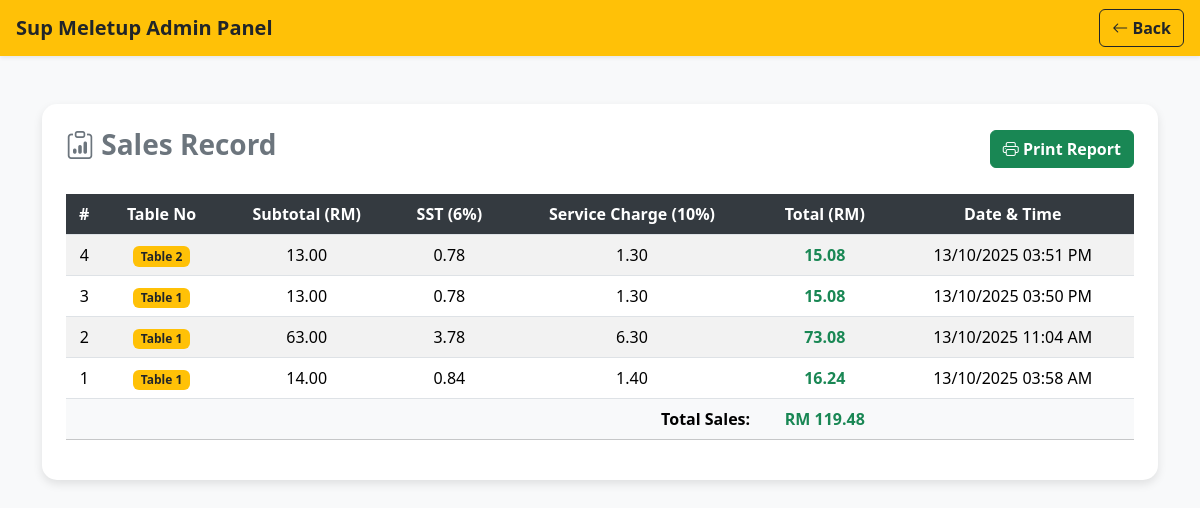
Screenshot of /admin/sales_record.php with the database file from the repository.
### tables this page shows
CREATE TABLE `table_record` (
  `record_id` int(11) NOT NULL,
  `table_no` varchar(50) NOT NULL,
  `items` longtext NOT NULL,
  `subtotal` decimal(10,2) NOT NULL,
  `sst` decimal(10,2) NOT NULL,
  `service_charge` decimal(10,2) NOT NULL,
  `total` decimal(10,2) NOT NULL,
  `payment_time` datetime DEFAULT current_timestamp()
);

### admin/sales_record.php (the view, shortened to what this page needs)
<?php
include '../database/db_connect.php';
$result = $conn->query("
    SELECT * FROM table_record
    ORDER BY payment_time DESC
");
?>
<!DOCTYPE html>
<html lang="en">
<head>
    <link href="https://cdn.jsdelivr.net/npm/bootstrap@5.3.3/dist/css/bootstrap.min.css" rel="stylesheet">
    <link href="https://cdn.jsdelivr.net/npm/bootstrap-icons@1.11.3/font/bootstrap-icons.css" rel="stylesheet">
</head>
<body>
    <nav class="navbar navbar-light shadow-sm px-3">
        <a class="navbar-brand fw-bold text-dark">Sup Meletup Admin Panel</a>
        <div class="ms-auto d-flex gap-2">
            <a href="admin_dashboard.php" class="btn btn-outline-dark fw-semibold">
                <i class="bi bi-arrow-left"></i> Back
            </a>
        </div>
    </nav>
    <div class="container my-5">
        <div class="card p-4">
            <div class="d-flex justify-content-between align-items-center mb-4">
                <h3 class="fw-bold text-secondary"><i class="bi bi-clipboard-data"></i> Sales Record</h3>
                <button class="btn btn-success fw-semibold" onclick="window.print()">
                    <i class="bi bi-printer"></i> Print Report
                </button>
            </div>
            <?php if ($result->num_rows > 0): ?>
            <div class="table-responsive">
                <table class="table table-striped align-middle text-center">
                    <thead>
                        <tr>
                            <th>#</th>
                            <th>Table No</th>
                            <th>Subtotal (RM)</th>
                            <th>SST (6%)</th>
                            <th>Service Charge (10%)</th>
                            <th>Total (RM)</th>
                            <th>Date & Time</th>
                        </tr>
                    </thead>
                    <tbody>
                        <?php
                            $grandTotalAll = 0;
                            while ($row = $result->fetch_assoc()):
                                $grandTotalAll += $row['total'];
                        ?>
                        <tr>
                            <td><?php echo $row['record_id']; ?></td>
                            <td><span
                                    class="badge bg-warning text-dark"><?php echo htmlspecialchars($row['table_no']); ?></span>
                            </td>
                            <td><?php echo number_format($row['subtotal'], 2); ?></td>
                            <td><?php echo number_format($row['sst'], 2); ?></td>
                            <td><?php echo number_format($row['service_charge'], 2); ?></td>
                            <td class="fw-bold text-success"><?php echo number_format($row['total'], 2); ?></td>
                            <td><?php echo date("d/m/Y h:i A", strtotime($row['payment_time'])); ?></td>
                        </tr>
                        <?php endwhile; ?>
                    </tbody>
                    <tfoot class="table-light">
                        <tr>
                            <th colspan="5" class="text-end">Total Sales:</th>
                            <th class="text-success fw-bold">RM <?php echo number_format($grandTotalAll, 2); ?></th>
                            <th></th>
                        </tr>
                    </tfoot>
                </table>
            </div>
            <?php else: ?>
            <div class="alert alert-info text-center">No sales records found.</div>
            <?php endif; ?>
        </div>
    </div>
</body>
</html>

### admin/sales_record.php (style rules this page uses)
body { background-color: #f8f9fa; }
.navbar { background-color: #ffc107 !important; }
.card { border: none; border-radius: 15px; box-shadow: 0 4px 10px rgba(0, 0, 0, 0.1); }
th, td { vertical-align: middle !important; }
.table thead th { background-color: #343a40; color: white; }

### rows the page displays
table_record: record_id "4", table_no "Table 2", subtotal "13.00", sst "0.78", service_charge "1.30", total "15.08", payment_time "13/10/2025 03:51 PM"
table_record: record_id "3", table_no "Table 1", subtotal "13.00", sst "0.78", service_charge "1.30", total "15.08", payment_time "13/10/2025 03:50 PM"
table_record: record_id "2", table_no "Table 1", subtotal "63.00", sst "3.78", service_charge "6.30", total "73.08", payment_time "13/10/2025 11:04 AM"
table_record: record_id "1", table_no "Table 1", subtotal "14.00", sst "0.84", service_charge "1.40", total "16.24", payment_time "13/10/2025 03:58 AM"

### other values shown
$grandTotalAll "119.48"
